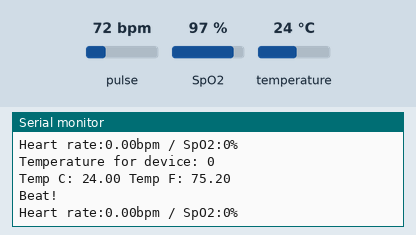
Simulated run of this sketch. Board: Arduino Uno, built with avr-gcc and run on an emulated ATmega328P. Parts: the last lines printed to the serial monitor. Inputs (shaded band) come from the test bench; at power-on: pulse 72 bpm, temperature 24 °C, SpO2 97 %.

Above: at 2.8 s.
2.9 s: pulse set to 42 bpm
At 3.8 s:
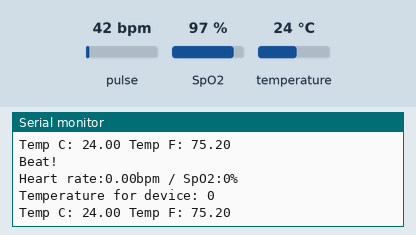
4.7 s: temperature set to 12 °C
At 5.5 s:
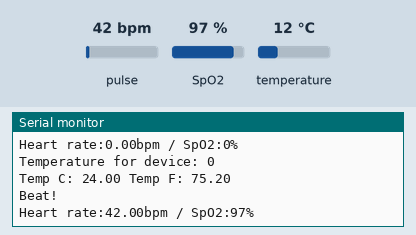
6.5 s: SpO2 set to 80 %
At 6.5 s:
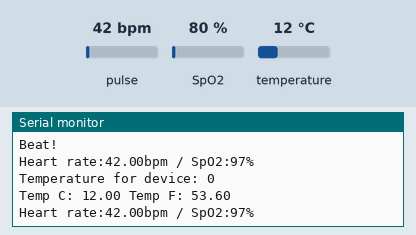
8.3 s: temperature set to 19 °C
At 9.6 s:
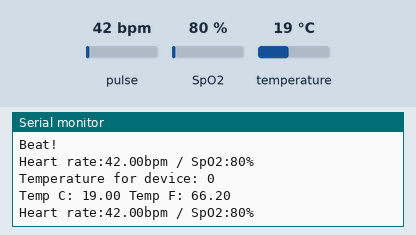
10.1 s: pulse set to 70 bpm
At 10.9 s:
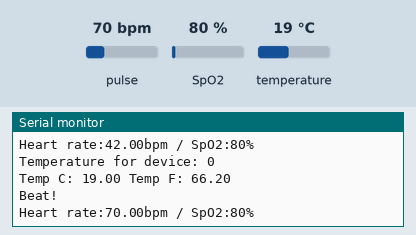
Timing chart, 0 to 12.9 s (numbered marks = the images above; inputs shaded):
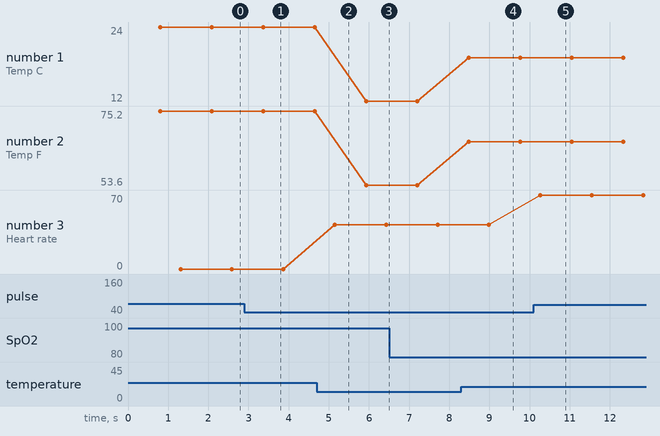

The sketch:

13_12_2022_Firmware.ino
```cpp
#include <OneWire.h>
#include <DallasTemperature.h>

// Data wire is plugged TO GPIO 4
#define ONE_WIRE_BUS 4

// Setup a oneWire instance to communicate with any OneWire devices (not just Maxim/Dallas temperature ICs)
OneWire oneWire(ONE_WIRE_BUS);

// Pass our oneWire reference to Dallas Temperature.
DallasTemperature sensors(&oneWire);

// Number of temperature devices found
int numberOfDevices;

// We'll use this variable to store a found device address
DeviceAddress tempDeviceAddress;

#include <Wire.h>
#include "MAX30100_PulseOximeter.h"

#define REPORTING_PERIOD_MS     1000

PulseOximeter pox;
uint32_t tsLastReport = 0;

void onBeatDetected()
{
    Serial.println("Beat!");
}


void setup(){
  // start serial port
  Serial.begin(115200);

  // Start up the library
  sensors.begin();

  // Grab a count of devices on the wire
  numberOfDevices = sensors.getDeviceCount();

  // locate devices on the bus
  Serial.print("Locating devices...");
  Serial.print("Found ");
  Serial.print(numberOfDevices, DEC);
  Serial.println(" devices.");

  // Loop through each device, print out address
  for(int i=0;i<numberOfDevices; i++){
    // Search the wire for address
    if(sensors.getAddress(tempDeviceAddress, i)){
      Serial.print("Found device ");
      Serial.print(i, DEC);
      Serial.print(" with address: ");
      printAddress(tempDeviceAddress);
      Serial.println();
    } else {
      Serial.print("Found ghost device at ");
      Serial.print(i, DEC);
      Serial.print(" but could not detect address. Check power and cabling");
    }
  }
   Serial.print("Initializing pulse oximeter..");

    // Initialize the PulseOximeter instance
    // Failures are generally due to an improper I2C wiring, missing power supply
    // or wrong target chip
    if (!pox.begin()) {
        Serial.println("FAILED");
        for(;;);
    } else {
        Serial.println("SUCCESS");
    }
     pox.setIRLedCurrent(MAX30100_LED_CURR_7_6MA);

    // Register a callback for the beat detection
    pox.setOnBeatDetectedCallback(onBeatDetected);
}

void loop(){
  sensors.requestTemperatures(); // Send the command to get temperatures

  // Loop through each device, print out temperature data
  for(int i=0;i<numberOfDevices; i++){
    // Search the wire for address
    if(sensors.getAddress(tempDeviceAddress, i)){
      // Output the device ID
      Serial.print("Temperature for device: ");
      Serial.println(i,DEC);
      // Print the data
      float tempC = sensors.getTempC(tempDeviceAddress);
      Serial.print("Temp C: ");
      Serial.print(tempC);
      Serial.print(" Temp F: ");
      Serial.println(DallasTemperature::toFahrenheit(tempC)); // Converts tempC to Fahrenheit
    }
  }
  delay(500);

      pox.update();
    if (millis() - tsLastReport > REPORTING_PERIOD_MS) {
        Serial.print("Heart rate:");
        Serial.print(pox.getHeartRate());
        Serial.print("bpm / SpO2:");
        Serial.print(pox.getSpO2());
        Serial.println("%");

        tsLastReport = millis();
    }
}

// function to print a device address
void printAddress(DeviceAddress deviceAddress) {
  for (uint8_t i = 0; i < 8; i++){
    if (deviceAddress[i] < 16) Serial.print("0");
      Serial.print(deviceAddress[i], HEX);
  }
}
```

Measured:
- after the input at 8.3 s, the serial monitor: prints a new line after 0.19 s (image 4)
- after the input at 10.1 s, the serial monitor: prints a new line after 0.17 s (image 5)
- plotted number 1: 24 → 12 after the input at 4.7 s, 12 → 19 after the input at 8.3 s
- plotted number 2: 75.2 → 53.6 after the input at 4.7 s, 53.6 → 66.2 after the input at 8.3 s
- plotted number 3: 42 → 70 after the input at 10.1 s
